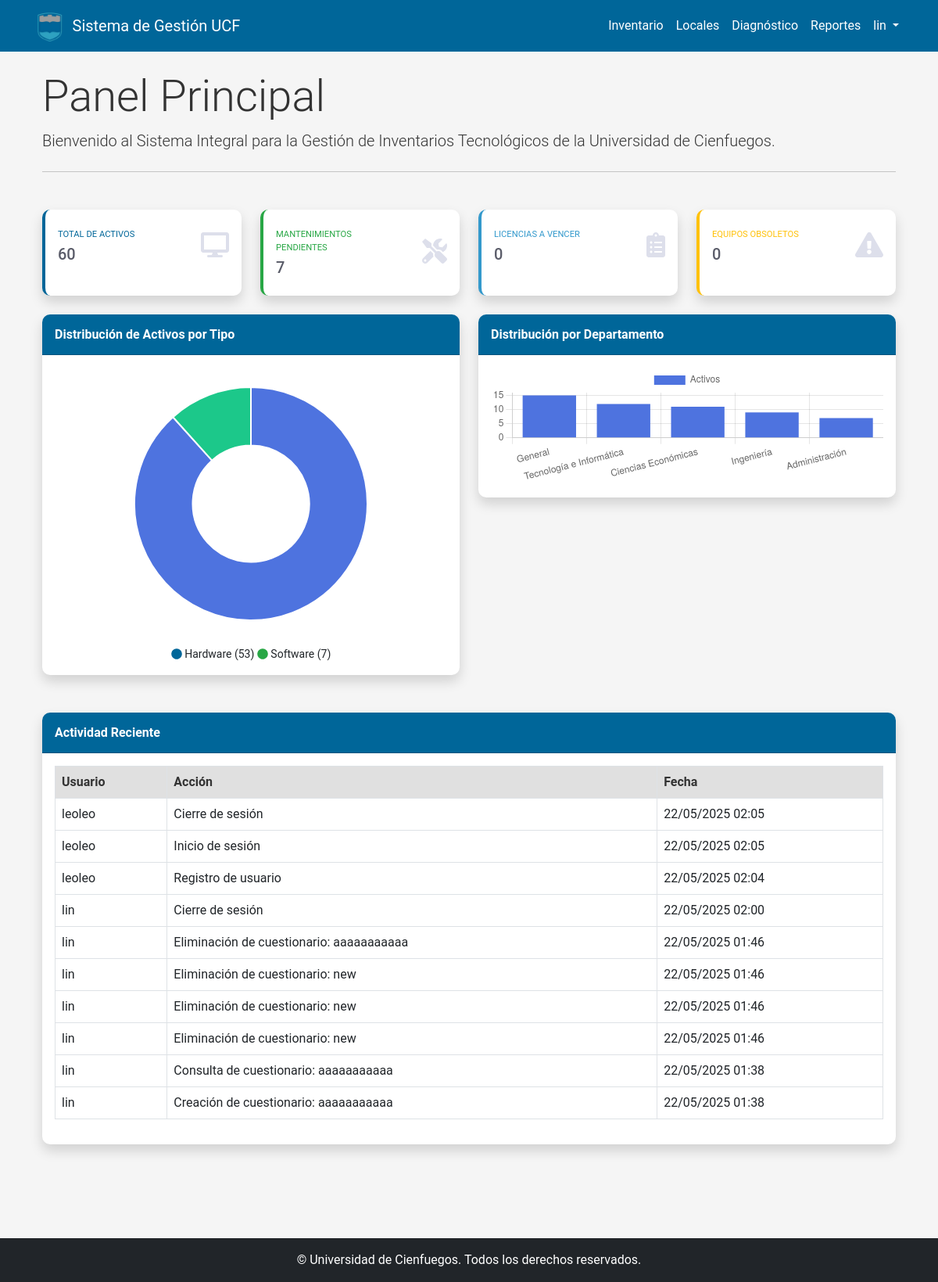
The app's page /usuarios/dashboard/ (signed in), older data.
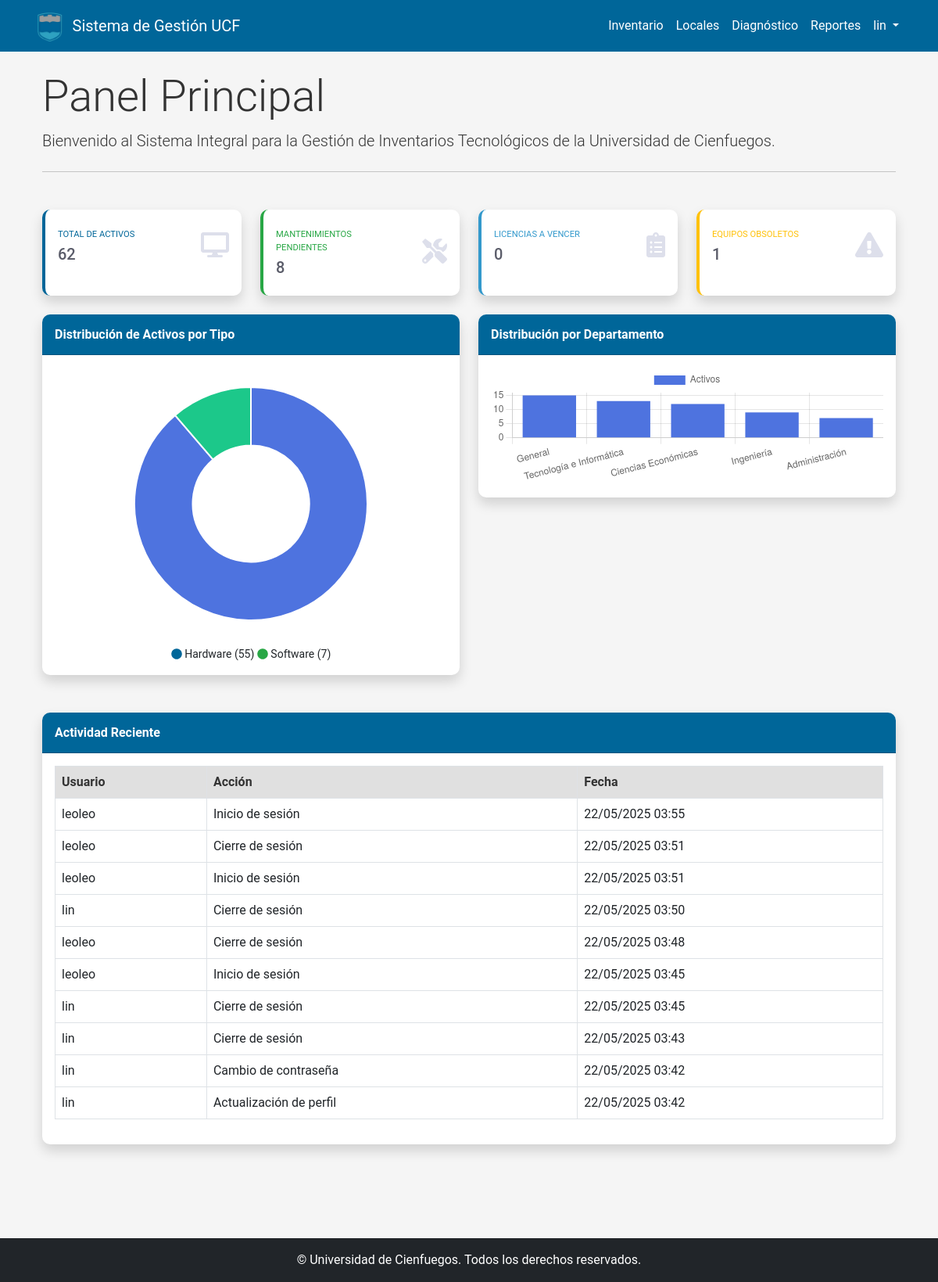
The same page, newer data.
### usuarios/models.py (models this page shows, shortened)
class LogActividad(models.Model):
    usuario = models.ForeignKey(User, on_delete=models.CASCADE)
    accion = models.CharField(max_length=255)
    fecha = models.DateTimeField(auto_now_add=True)
    detalles = models.TextField(blank=True, null=True)
    ip = models.GenericIPAddressField(blank=True, null=True)
    class Meta:
        verbose_name = "Log de Actividad"
        verbose_name_plural = "Logs de Actividades"
        ordering = ['-fecha']

### usuarios/views.py (the view)
# urls.py: path('dashboard/', views.dashboard_view, name='dashboard'),
@login_required
def dashboard_view(request):
    try:
        from inventario.models import Activo, Hardware, Software, Mantenimiento
        from django.db.models import Count, Q
        from django.utils import timezone
        from datetime import timedelta
        hoy = timezone.now().date()
        try:
            hardware_ids = Hardware.objects.values_list('activo_id', flat=True)
            software_ids = Software.objects.values_list('activo_id', flat=True)
            total_activos = Activo.objects.filter(
                id__in=list(hardware_ids) + list(software_ids)
            ).exclude(estado='baja').count()
            total_hardware = Hardware.objects.select_related('activo').filter(
                activo__estado__in=['activo', 'en_mantenimiento', 'obsoleto']
            ).count()
            total_software = Software.objects.select_related('activo').filter(
                activo__estado__in=['activo', 'en_mantenimiento', 'obsoleto']
            ).count()
            mantenimientos_pendientes = Mantenimiento.objects.filter(
                Q(estado='programado') | Q(estado='en_proceso')
            ).count()
            equipos_obsoletos = Activo.objects.filter(
                estado='obsoleto').count()
            software_vencer = Software.objects.filter(
                fecha_vencimiento__isnull=False,
                fecha_vencimiento__gte=hoy,
                fecha_vencimiento__lte=hoy + timedelta(days=30),
                activo__estado='activo'
            ).count()
            por_departamento = Activo.objects.filter(
                id__in=list(hardware_ids) + list(software_ids)
            ).exclude(
                estado='baja'
            ).values(
                'departamento__nombre'
            ).annotate(
                total=Count('id')
            ).order_by('-total')[:5]
        except Exception:
            total_activos = 0
            total_hardware = 0
            total_software = 0
            mantenimientos_pendientes = 0
            equipos_obsoletos = 0
            software_vencer = 0
            por_departamento = []
        actividades = LogActividad.objects.select_related(
            'usuario').order_by('-fecha')[:10]
        context = {
            'total_activos': total_activos,
            'total_hardware': total_hardware,
            'total_software': total_software,
            'mantenimientos_pendientes': mantenimientos_pendientes,
            'equipos_obsoletos': equipos_obsoletos,
            'software_vencer': software_vencer,
            'por_departamento': por_departamento,
            'actividades': actividades,
        }
        return render(request, 'usuarios/dashboard.html', context)
    except Exception as e:
        messages.error(request, 'Error al cargar el dashboard.')
        context = {
            'total_activos': 0,
            'total_hardware': 0,
            'total_software': 0,
            'mantenimientos_pendientes': 0,
            'equipos_obsoletos': 0,
            'software_vencer': 0,
            'por_departamento': [],
            'actividades': [],
        }
        return render(request, 'usuarios/dashboard.html', context)

### templates/usuarios/dashboard.html (shortened to what the changed rows need)
{% extends 'base/base.html' %}
{% block content %}
<div class="container">
    <div class="row mb-4">
        <div class="col-12">
            <h1 class="display-4">Panel Principal</h1>
        </div>
    </div>
    <div class="row">
        <div class="col-xl-3 col-md-6 mb-4">
            <div class="card border-left-primary shadow h-100 py-2">
                <div class="card-body">
                    <div class="row no-gutters align-items-center">
                        <div class="col mr-2">
                            <div class="text-xs font-weight-bold text-primary text-uppercase mb-1">
                                Total de Activos</div>
                            <div class="h5 mb-0 font-weight-bold text-gray-800">{{ total_activos }}</div>
                        </div>
                    </div>
                </div>
            </div>
        </div>
        <div class="col-xl-3 col-md-6 mb-4">
            <div class="card border-left-success shadow h-100 py-2">
                <div class="card-body">
                    <div class="row no-gutters align-items-center">
                        <div class="col mr-2">
                            <div class="text-xs font-weight-bold text-success text-uppercase mb-1">
                                Mantenimientos Pendientes</div>
                            <div class="h5 mb-0 font-weight-bold text-gray-800">{{ mantenimientos_pendientes }}</div>
                        </div>
                    </div>
                </div>
            </div>
        </div>
        <div class="col-xl-3 col-md-6 mb-4">
            <div class="card border-left-warning shadow h-100 py-2">
                <div class="card-body">
                    <div class="row no-gutters align-items-center">
                        <div class="col mr-2">
                            <div class="text-xs font-weight-bold text-warning text-uppercase mb-1">
                                Equipos Obsoletos</div>
                            <div class="h5 mb-0 font-weight-bold text-gray-800">{{ equipos_obsoletos }}</div>
                        </div>
                    </div>
                </div>
            </div>
        </div>
    </div>
    <div class="row">
        <div class="col-lg-6 mb-4">
            <div class="card shadow mb-4">
                <div class="card-body">
                    <div class="chart-pie pt-4 pb-2">
                        <canvas id="distribucionTipoChart"></canvas>
                    </div>
                    <div class="mt-4 text-center small">
                        <span class="mr-2">
                            <i class="fas fa-circle text-primary"></i> Hardware ({{ total_hardware }})
                        </span>
                        <span class="mr-2">
                            <i class="fas fa-circle text-success"></i> Software ({{ total_software }})
                        </span>
                    </div>
                </div>
            </div>
        </div>
        <div class="col-lg-6 mb-4">
            <div class="card shadow mb-4">
                <div class="card-body">
                    <div class="chart-bar">
                        <canvas id="distribucionDepartamentoChart"></canvas>
                    </div>
                </div>
            </div>
        </div>
    </div>
    <div class="row">
        <div class="col-lg-12 mb-4">
            <div class="card shadow mb-4">
                <div class="card-body">
                    {% if actividades %}
                        <div class="table-responsive">
                            <table class="table table-bordered" width="100%" cellspacing="0">
                                <thead>
                                    <tr>
                                        <th>Usuario</th>
                                        <th>Acción</th>
                                        <th>Fecha</th>
                                    </tr>
                                </thead>
                                <tbody>
                                    {% for actividad in actividades %}
                                    <tr>
                                        <td>{{ actividad.usuario.username }}</td>
                                        <td>{{ actividad.accion }}</td>
                                        <td>{{ actividad.fecha|date:"d/m/Y H:i" }}</td>
                                    </tr>
                                    {% endfor %}
                                </tbody>
                            </table>
                        </div>
                    {% else %}
                        <p>No hay actividades recientes registradas.</p>
                    {% endif %}
                </div>
            </div>
        </div>
    </div>
</div>
{% endblock %}
{% block extra_js %}
<script>
    document.addEventListener('DOMContentLoaded', function() {
        // Gráfico de tipo de activos
        var ctxPie = document.getElementById('distribucionTipoChart').getContext('2d');
        var myPieChart = new Chart(ctxPie, {
            type: 'doughnut',
            data: {
                labels: ['Hardware', 'Software'],
                datasets: [{
                    data: [{{ total_hardware }}, {{ total_software }}],
                    backgroundColor: ['#4e73df', '#1cc88a'],
                    hoverBackgroundColor: ['#2e59d9', '#17a673'],
                    hoverBorderColor: "rgba(234, 236, 244, 1)",
                }],
            },
            options: {
                maintainAspectRatio: false,
                plugins: {
                    legend: {
                        display: false
                    }
                },
                cutout: '50%',
            },
        });
        // Gráfico de departamentos
        var ctxBar = document.getElementById('distribucionDepartamentoChart').getContext('2d');
        var myBarChart = new Chart(ctxBar, {
            type: 'bar',
            data: {
                labels: [
                    {% for depto in por_departamento %}
                    "{{ depto.departamento__nombre }}",
                    {% endfor %}
                ],
                datasets: [{
                    label: "Activos",
                    backgroundColor: "#4e73df",
                    hoverBackgroundColor: "#2e59d9",
                    data: [
                        {% for depto in por_departamento %}
                        {{ depto.total }},
                        {% endfor %}
                    ],
                }],
            },
            options: {
                maintainAspectRatio: false,
                scales: {
                    y: {
                        beginAtZero: true
                    }
                }
            }
        });
    });
</script>
{% endblock %}

Row changes from the older to the newer data that the page shows:
no longer on this page (row unchanged): LogActividad: usuario.username "leoleo", accion "Cierre de sesión", fecha "22/05/2025 02:05"
no longer on this page (row unchanged): LogActividad: usuario.username "leoleo", accion "Inicio de sesión", fecha "22/05/2025 02:05"
no longer on this page (row unchanged): LogActividad: usuario.username "leoleo", accion "Registro de usuario", fecha "22/05/2025 02:04"
no longer on this page (row unchanged): LogActividad: usuario.username "lin", accion "Cierre de sesión", fecha "22/05/2025 02:00"
no longer on this page (row unchanged): LogActividad: usuario.username "lin", accion "Eliminación de cuestionario: aaaaaaaaaaa", fecha "22/05/2025 01:46"
no longer on this page (row unchanged): LogActividad: usuario.username "lin", accion "Eliminación de cuestionario: new", fecha "22/05/2025 01:46"
no longer on this page (row unchanged): LogActividad: usuario.username "lin", accion "Eliminación de cuestionario: new", fecha "22/05/2025 01:46"
no longer on this page (row unchanged): LogActividad: usuario.username "lin", accion "Eliminación de cuestionario: new", fecha "22/05/2025 01:46"
no longer on this page (row unchanged): LogActividad: usuario.username "lin", accion "Consulta de cuestionario: aaaaaaaaaaa", fecha "22/05/2025 01:38"
no longer on this page (row unchanged): LogActividad: usuario.username "lin", accion "Creación de cuestionario: aaaaaaaaaaa", fecha "22/05/2025 01:38"
added LogActividad: usuario.username "leoleo", accion "Inicio de sesión", fecha "22/05/2025 03:55"
added LogActividad: usuario.username "leoleo", accion "Cierre de sesión", fecha "22/05/2025 03:51"
added LogActividad: usuario.username "leoleo", accion "Inicio de sesión", fecha "22/05/2025 03:51"
added LogActividad: usuario.username "lin", accion "Cierre de sesión", fecha "22/05/2025 03:50"
added LogActividad: usuario.username "leoleo", accion "Cierre de sesión", fecha "22/05/2025 03:48"
added LogActividad: usuario.username "leoleo", accion "Inicio de sesión", fecha "22/05/2025 03:45"
added LogActividad: usuario.username "lin", accion "Cierre de sesión", fecha "22/05/2025 03:45"
added LogActividad: usuario.username "lin", accion "Cierre de sesión", fecha "22/05/2025 03:43"
added LogActividad: usuario.username "lin", accion "Cambio de contraseña", fecha "22/05/2025 03:42"
added LogActividad: usuario.username "lin", accion "Actualización de perfil", fecha "22/05/2025 03:42"
Text that changed along with them:
{{ total_activos }}: "60" → "62"
{{ mantenimientos_pendientes }}: "7" → "8"
{{ equipos_obsoletos }}: "0" → "1"
chart data {{ total_hardware }}: 53 → 55
chart data {{ depto.total }}: 15, 12, 11, 9, 7 → 15, 13, 12, 9, 7
{{ total_hardware }}: "53" → "55"
